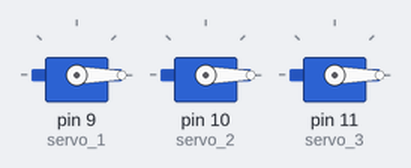
This sketch was run on a simulated Arduino Uno, built with avr-gcc and run on an emulated ATmega328P. Shown: 3 × servo.

Above: at 10.05 s.
At 16.0 s:
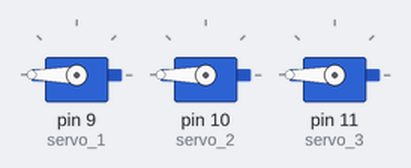
Timing chart, 0 to 17.8 s (numbered marks = the images above):
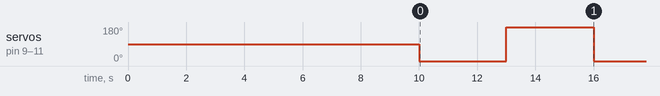

The sketch:

serv_potent.ino
```cpp
#include <Servo.h>
//   1   2
//     3
Servo servo_1;
Servo servo_2;
Servo servo_3;
int angle;
int potpin_1 = 0;
int potpin_2 = 1;
int val1;
int val2;
int val3;

void setup()
{
  servo_1.attach(9);
  servo_2.attach(10);
  servo_3.attach(11);

  angle = 90;
  servo_1.write(angle);
  servo_2.write(angle);
  servo_3.write(angle);
  delay(10000);
}

void loop()
{
//  val1 = analogRead(potpin_1);
//  val2 = analogRead(potpin_2);
//  val1 = map(val1, 0, 1023, 0, 180);
//  val2 = map(val2, 0, 1023, 0, 180);
//  val3 = map(val3, 0, 1023, 0, 180);
  angle = 0;
  servo_1.write(angle);
  servo_2.write(angle);
  servo_3.write(angle);
  delay(3000);
  angle = 180;
  servo_1.write(angle);
  servo_2.write(angle);
  servo_3.write(angle);
  delay(3000);
}
```

Measured:
- by itself, servo on pin 9 (servo_1), servo on pin 10 (servo_2), servo on pin 11 (servo_3): alternates 180° for 3.0 s and 0° for 3.0 s
